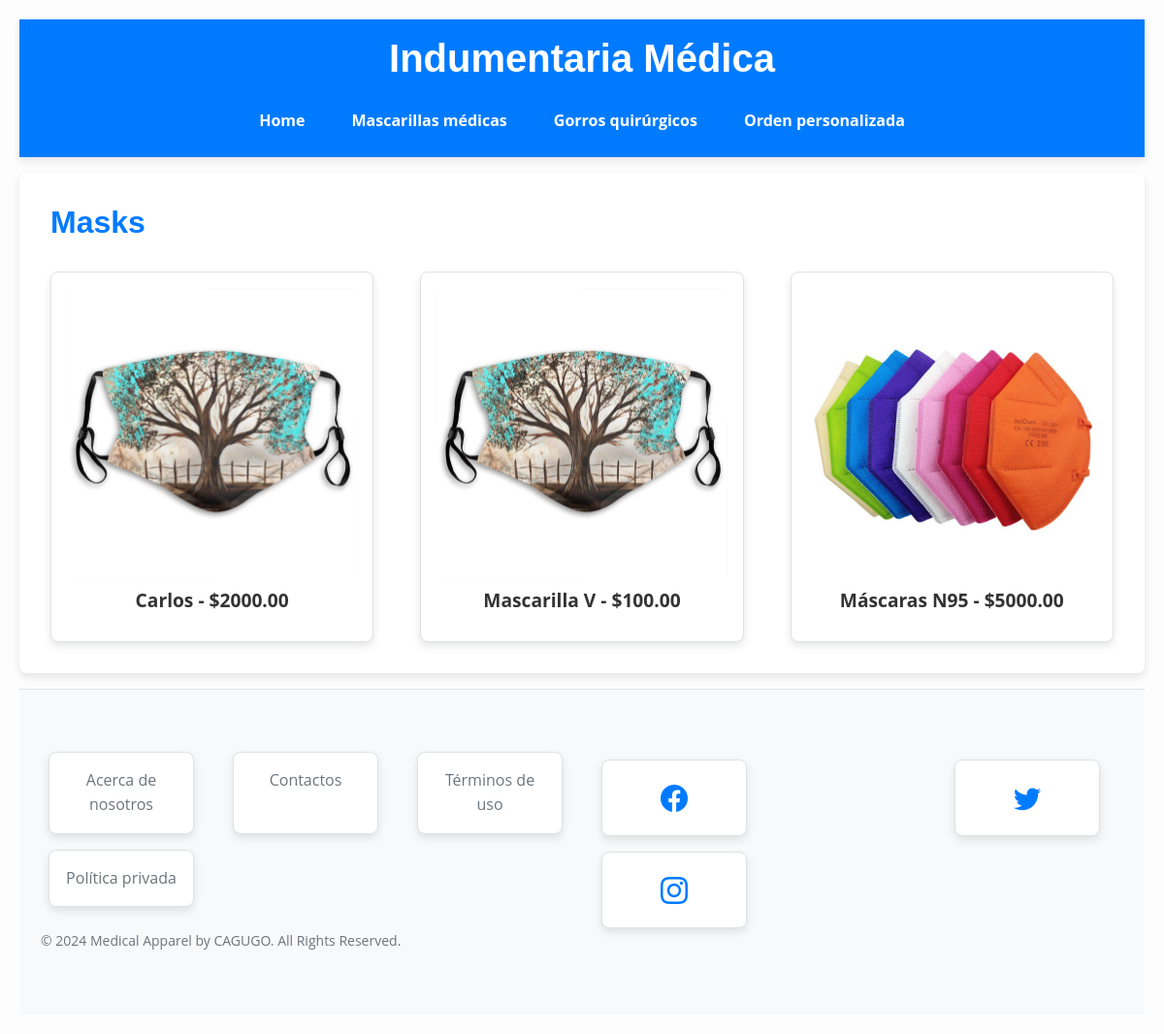
/masks/, run on the app's committed database.
### store/models.py (models this page shows, shortened)
class Mask(models.Model):
    name = models.CharField(max_length=100)
    description = models.TextField()
    price = models.DecimalField(max_digits=10, decimal_places=2)
    image = models.ImageField(upload_to='masks/')
    product_type = 'mask'

### store/views.py (the view)
# urls.py: path('masks/', views.mask_list, name='mask_list'),
def mask_list(request):
    masks = Mask.objects.all()
    return render(request, 'store/product_list.html', {'products': masks, 'type': 'Masks'})

### store/templates/store/product_list.html (shortened to what this page needs)
{% extends 'store/base.html' %}
{% block content %}
<h2>{{ type }}</h2>
<ul>
    {% for product in products %}
    <li>
        {% if product.type %}
            <a href="{% url 'product_detail' product.id product.type %}">
                <img src="{{ product.image.url }}" alt="{{ product.name }}">
                <p>{{ product.name }} - ${{ product.price }}</p>
            </a>
        {% else %}
            <img src="{{ product.image.url }}" alt="{{ product.name }}">
            <p>{{ product.name }} - ${{ product.price }}</p>
        {% endif %}
    </li>
    {% endfor %}
</ul>
{% endblock %}

### store/static/store/css/my_style.css (style rules this page uses)
body, h1, h2, p, ul, li, a { margin: 0; padding: 0; box-sizing: border-box; }
body { font-family: 'Open Sans', sans-serif; background-color: #f4f4f9; color: #333; line-height: 1.6; }
body, html { height: 100%; margin: 0; }
main h2 { color: #007bff; margin-bottom: 1em; font-family: 'Montserrat', sans-serif; }
main p { margin-bottom: 1.5em; }
ul { list-style-type: none; display: flex; flex-wrap: wrap; gap: 1em; justify-content: space-between; }
li { background-color: white; border: 1px solid #dee2e6; border-radius: 8px; box-shadow: 0 4px 8px rgba(0, 0, 0, 0.1); padding: 1em; width: calc(33.333% - 2em); text-align: center; transition: transform 0.3s, box-shadow 0.3s; }
li img { max-width: 100%; border-radius: 5px; margin-bottom: 0.5em; }
li p { font-size: 1.2em; margin-bottom: 0.5em; font-weight: bold; }

### data on the page
Mask: image (picture), name "Carlos", price "2000.00"
Mask: image (picture), name "Mascarilla V", price "100.00"
Mask: image (picture), name "Máscaras N95", price "5000.00"

### other printed values
{{ type }} "Masks"
